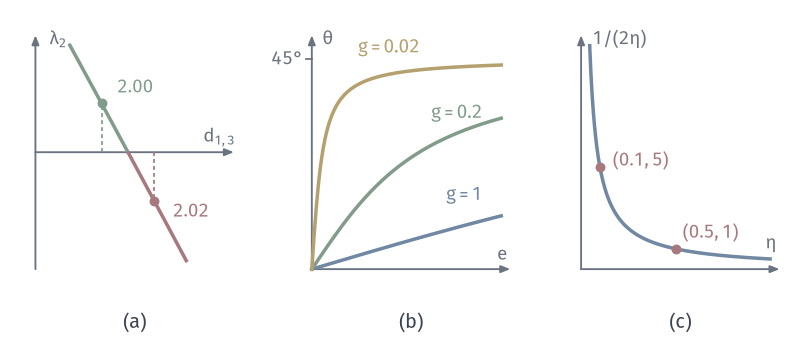

Python code for this plot:
from pathlib import Path
import sys
ROOT = next(p for p in Path(__file__).resolve().parents if (p/"build.sh").is_file() and (p/"tex/book.tex").is_file())
sys.path.insert(0, str(ROOT/"figures/04-spaces-measures-and-geometry/04-manifolds/matplotlib/mfd-common"))
from mfd3d import *
def axes_box(ax, x0, y0, w, h, xlim, ylim):
    """Plain axes at mm position on the canvas (data coordinates in the returned callable)."""
    sx, sy = w/(xlim[1]-xlim[0]), h/(ylim[1]-ylim[0])
    return (lambda x, y: (x0+(np.asarray(x)-xlim[0])*sx, y0+(np.asarray(y)-ylim[0])*sy))
def axis(ax, a, b, **kw):
    arrow(ax, a, b, color=MUTED, lw=.75, scale=5.5, zorder=2)

"""Stability: (a) lambda2(d13) with a=1.01; (b) axis rotation theta=arctan(2e/g)/2 for gaps; (c) amplification 1/(2 eta)."""
W, H = 112, 48
fig, ax = canvas(W, H)
TW = 28
def panel(x0, xlim, ylim):
    return axes_box(ax, x0, 10, TW, 33, xlim, ylim)
# (a)
xlim, ylim = (1.975, 2.05), (-.016, .016)
T = panel(5, xlim, ylim)
axis(ax, T(xlim[0], ylim[0]), T(xlim[0], ylim[1])); axis(ax, T(xlim[0], 0), T(xlim[1], 0))
d = np.linspace(1.988, 2.032, 200); l = (4.04-d**2)/6
ax.plot(*T(d[l >= 0], l[l >= 0]), color=GREEN, lw=1.4, zorder=3); ax.plot(*T(d[l < 0], l[l < 0]), color=RED, lw=1.4, zorder=3)
for dv, c in ((2, GREEN), (2.02, RED)):
    v = (4.04-dv**2)/6; dot(ax, T(dv, v), c)
    ax.plot(*T([dv, dv], [0, v]), color=c, lw=.7, ls=(0, (2.2, 1.8)), zorder=2)
label(ax, T(2, .0067)+np.array([2.2, 2.2]), '$2.00$', 7.5, GREEN, ha='left'); label(ax, T(2.02, -.0067)+np.array([2.6, -1.5]), '$2.02$', 7.5, RED, ha='left')
label(ax, T(xlim[1], 0)+np.array([.2, 2.0]), r'$d_{1,3}$', 7.5, MUTED, ha='right'); label(ax, T(xlim[0], ylim[1])+np.array([2.0, -.6]), r'$\lambda_2$', 7.5, MUTED, ha='left')
panel_tag(ax, 5+TW/2, 1.7, '(a)')
# (b)
xlim, ylim = (0, .22), (0, 50)
T = panel(44, xlim, ylim)
axis(ax, T(0, 0), T(xlim[1], 0)); axis(ax, T(0, 0), T(0, ylim[1]))
e = np.linspace(0, .21, 300)
for g, c, name, pos in ((1, BLUE, '$g=1$', (.19, 16)), (.2, GREEN, '$g=0.2$', (.19, 33.5)), (.02, YELLOW, '$g=0.02$', (.12, 47.5))):
    th = .5*np.degrees(np.arctan2(2*e, g)); ax.plot(*T(e, th), color=c, lw=1.4, zorder=3)
    label(ax, T(*pos), name, 7.5, c, ha='right', halo=True)
label(ax, T(.22, 0)+np.array([-.3, 2]), r'$e$', 7.5, MUTED, ha='right'); label(ax, T(0, 50)+np.array([1.5, -.6]), r'$\theta$', 7.5, MUTED, ha='left')
label(ax, T(0, 45)+np.array([-1.2, 0]), '45°', 7.5, MUTED, ha='right'); ax.plot(*T([0, -.006], [45, 45]), color=MUTED, lw=.7)
panel_tag(ax, 44+TW/2, 1.7, '(b)')
# (c)
xlim, ylim = (0, 1.05), (0, 11.5)
T = panel(82, xlim, ylim)
axis(ax, T(0, 0), T(xlim[1], 0)); axis(ax, T(0, 0), T(0, ylim[1]))
eta = np.linspace(.0455, 1, 300); ax.plot(*T(eta, 1/(2*eta)), color=BLUE, lw=1.4, zorder=3)
for ev in (.5, .1):
    dot(ax, T(ev, 1/(2*ev)), RED)
label(ax, T(.1, 5)+np.array([1.8, .9]), '$(0.1,5)$', 7.5, RED, ha='left'); label(ax, T(.5, 1)+np.array([1, 2.2]), '$(0.5,1)$', 7.5, RED, ha='left')
label(ax, T(1.05, 0)+np.array([-.3, 3.6]), r'$\eta$', 7.5, MUTED, ha='right'); label(ax, T(0, 11.5)+np.array([1.6, -.6]), r'$1/(2\eta)$', 7.5, MUTED, ha='left')
panel_tag(ax, 82+TW/2, 1.7, '(c)')
save(fig, Path(__file__).resolve().parent, 'figure', {'formula': 'lambda2=(4a-b)/6, a=1.01; theta=0.5 atan(2e/g); amplification 1/(2 eta)'})
